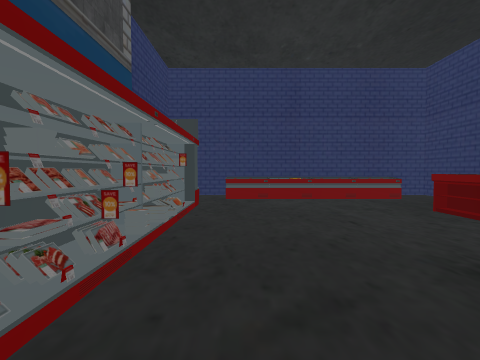
view 1 (above)

24 first-person views from a walk through a Unity game level. The camera is 1.4 m above the floor, tilts 2° down and sees 85° across. The floor is counted in squares, 2 m on a side. Each view is taken from the middle of a square. On the plan, view 1 faces up. The plan holds only what a view shows up to about 9 squares ahead; the rest is blank. The place goes on beyond the plan. Door leaves are left out, so doorways stand open.

view 2
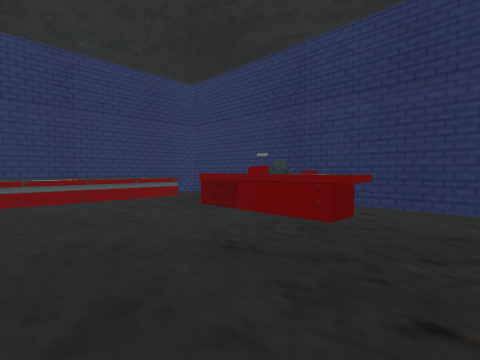

view 3
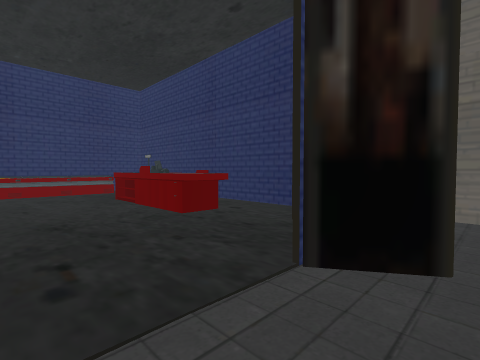

view 4
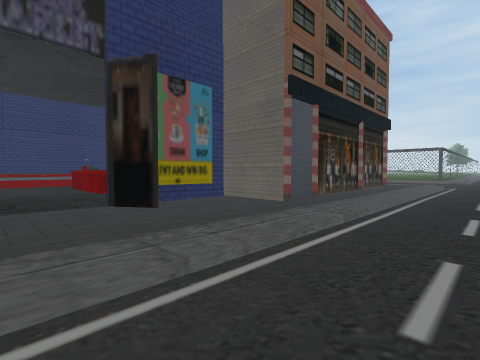

view 5
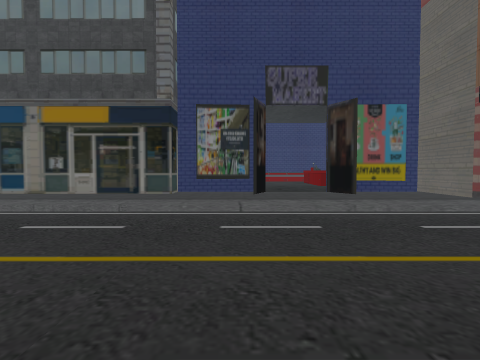

view 6
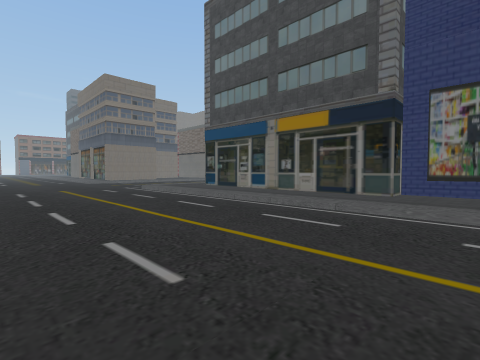

view 7
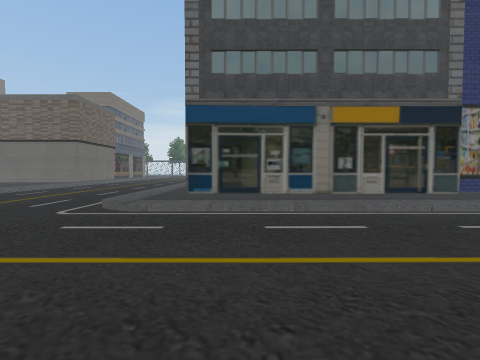

view 8
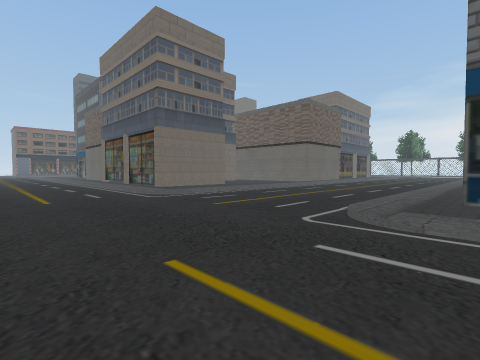

view 9
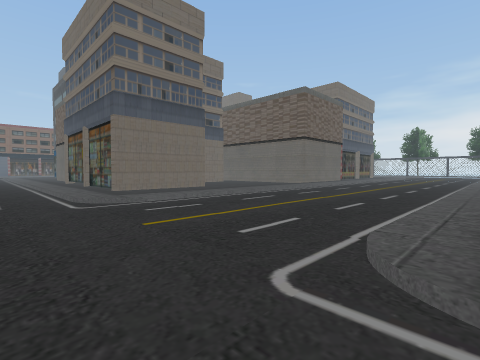

view 10
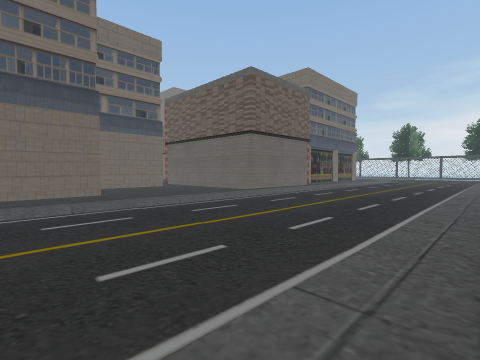

view 11
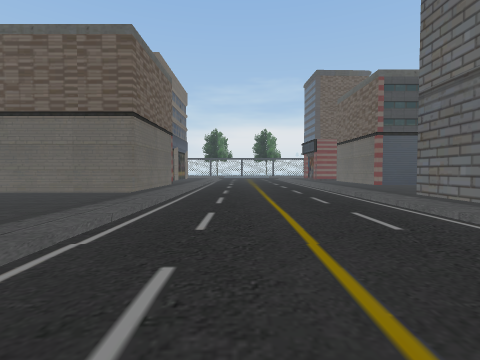

view 12
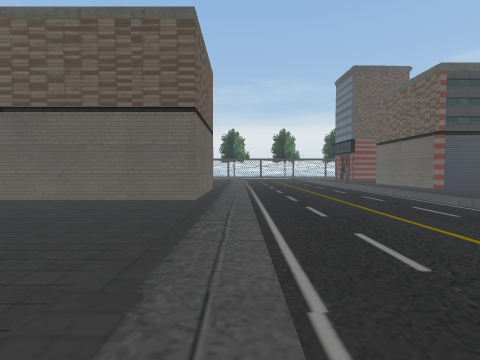

view 13
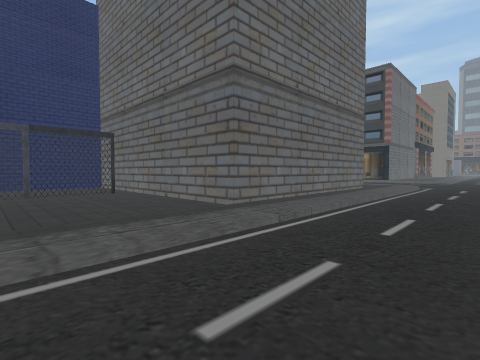

view 14
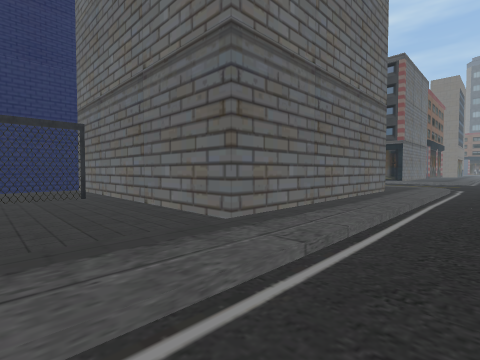

view 15
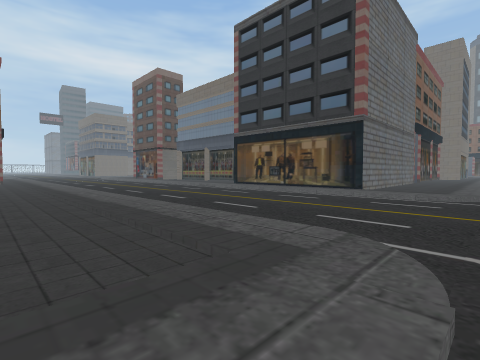

view 16
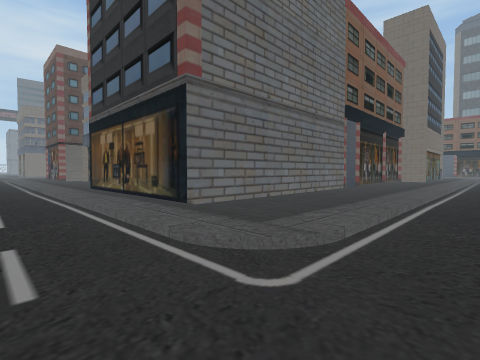

view 17
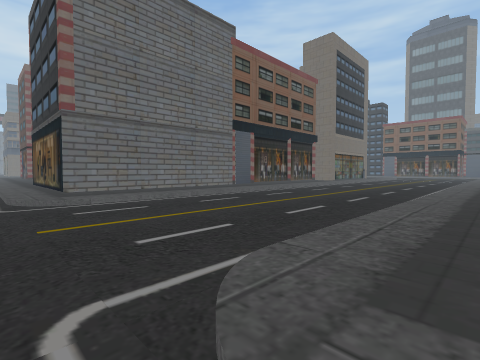

view 18
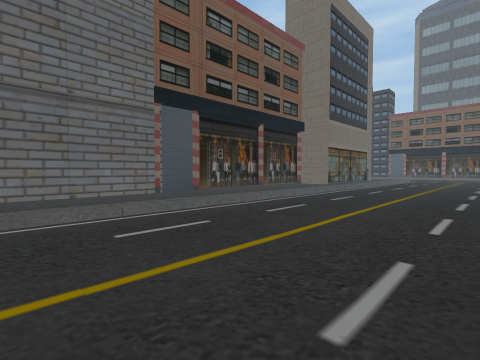

view 19
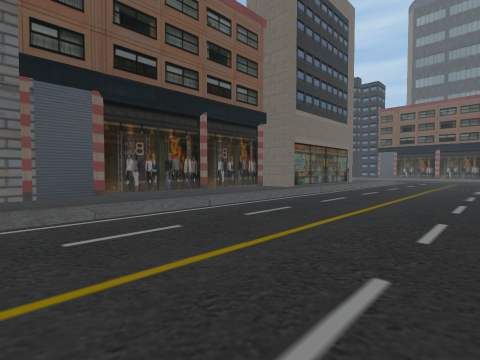

view 20
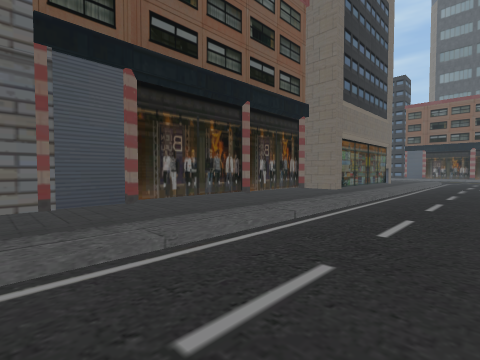

view 21
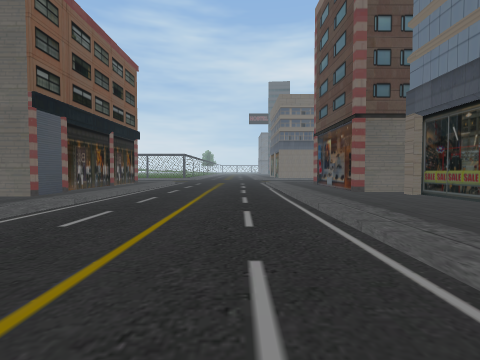

view 22
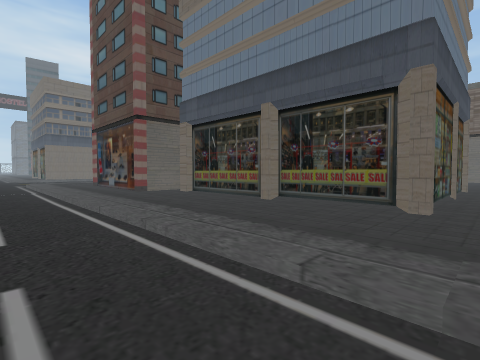

view 23
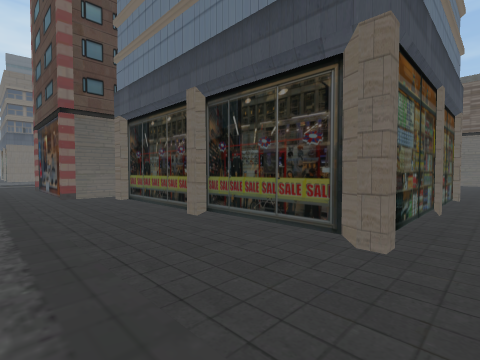

view 24
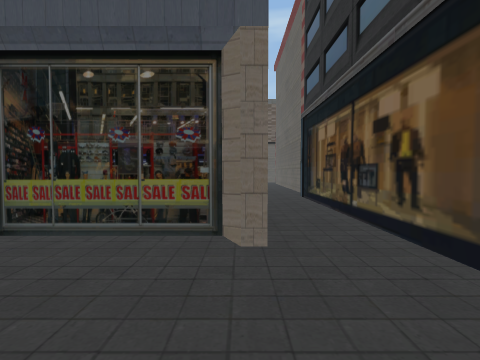

### Floor plan
Key: @ floor where view 1 was taken; # wall or solid block; . main floor; : floor 0.25 m higher than the main floor; / step, stairs or slope; = window, fence, low wall or low ledge; ^ raised ledge; T thing the floor can be seen under or through; O other object.
Columns run from 21 left of view 1 to 8 right of it. Each row starts with its distance up from view 1.
  8     #/..../:::::T: ###   ###
  7    ##/..../:::::T::#:=#===:#
  6 ####O/..../:::::T::#:::::::#
  5 :::::/..../:OOOOOOO##::::::#
  4 :::::/..../O#       #::::^#
  3  ::://..../O#       #::::^#
  2   :::/..../O        #::::^#O
  1   :::/..../O        #::::::#
  0   #::/..../O        #@:::::#
 -1   #::/..../O       ###::####
 -2   #::/..../:OOOOOOO::::::::#
 -3   O://..../::::::::::::::::##:
 -4 :::::/..../:::::::::::::::::::
 -5 ..............................
 -6  .............................
 -7  .............................
 -8    ...........................
 -9     ..........................
-10     :/..../:::::::::::::::::::
-11     ::..../::######O::::::::::
-12     ::..../::#    ##::::::::O#
-13     ::..../::#     #:######O##
-14     ::..../::#     #:#
-15     :/..../::#     #:#
-16     :/..../::#     #:#
-17     :/..../::#     #:#
-18     :/..../:::     O:#
-19      /..../:::      ::
-20      /..../:::
-21      /..../:::
-22       ..../:::
-23       ..../:::
-24       ..../:::
-25       ..../:::
-26       ..../:
-27        .../:

Where each view was taken, in squares from view 1:
view 1: 0 up, 0 right, facing up
view 2: 0 up, 0 right, facing up-right
view 3: 2 down, 1 right, facing up-right
view 4: 6 down, 1 right, facing up-right
view 5: 9 down, 0 right, facing up
view 6: 9 down, 0 right, facing up-left
view 7: 9 down, 8 left, facing up
view 8: 8 down, 9 left, facing up-left
view 9: 6 down, 10 left, facing up-left
view 10: 2 down, 10 left, facing up-left
view 11: 2 down, 14 left, facing up
view 12: 1 down, 16 left, facing up
view 13: 8 up, 13 left, facing down-right
view 14: 7 up, 12 left, facing down-right
view 15: 2 down, 11 left, facing down-right
view 16: 8 down, 12 left, facing down-right
view 17: 9 down, 17 left, facing down-right
view 18: 14 down, 15 left, facing down-right
view 19: 17 down, 15 left, facing down-right
view 20: 17 down, 13 left, facing down-right
view 21: 8 down, 1 left, facing right
view 22: 8 down, 1 left, facing down-right
view 23: 10 down, 1 left, facing down-right
view 24: 10 down, 0 right, facing down
